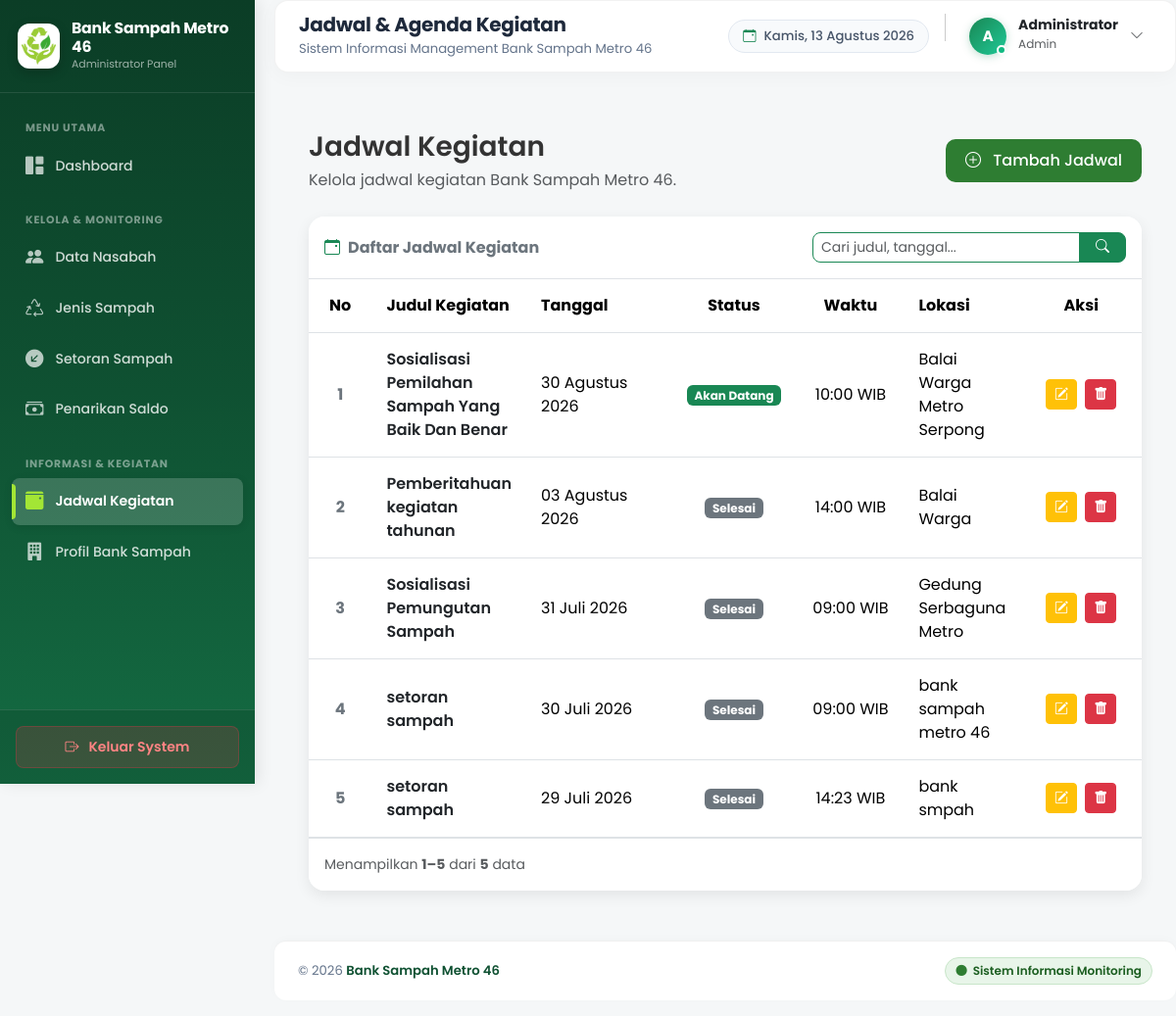
Screenshot of /admin/jadwal.php (signed in) with the database file from the repository.
### tables this page shows
CREATE TABLE `profil` (
  `id_profil` int(10) UNSIGNED NOT NULL,
  `nama_bank_sampah` varchar(100) NOT NULL,
  `alamat` varchar(255) NOT NULL,
  `telepon` varchar(20) NOT NULL,
  `email` varchar(100) NOT NULL,
  `deskripsi` text NOT NULL,
  `logo` varchar(255) DEFAULT NULL
);

CREATE TABLE `jadwal` (
  `id_jadwal` int(10) UNSIGNED NOT NULL,
  `judul` varchar(100) NOT NULL,
  `tanggal` date NOT NULL,
  `waktu` time NOT NULL,
  `lokasi` varchar(255) NOT NULL,
  `deskripsi` text DEFAULT NULL
);

### admin/jadwal.php (the view, shortened to what this page needs)
<?php
require_once "../config/koneksi.php";
$keyword = isset($_GET['search']) ? trim($_GET['search']) : '';
$keywordClean = str_replace(' ', '', $keyword);
$sqlTglIndoNoSpace = "
    CONCAT(
        DATE_FORMAT(tanggal, '%e'),
        ELT(MONTH(tanggal),
            'Januari', 'Februari', 'Maret', 'April', 'Mei', 'Juni',
            'Juli', 'Agustus', 'September', 'Oktober', 'November', 'Desember'
        ),
        DATE_FORMAT(tanggal, '%Y')
    )
";
if ($keyword !== '') {
    $sqlCount = "
        SELECT COUNT(*) AS total
        FROM jadwal
        WHERE REPLACE(judul, ' ', '') LIKE ?
           OR REPLACE(tanggal, ' ', '') LIKE ?
           OR {$sqlTglIndoNoSpace} LIKE ?
    ";
    $stmtCount = mysqli_prepare($koneksi, $sqlCount);
    $searchParam = "%" . $keywordClean . "%";
    mysqli_stmt_bind_param($stmtCount, "sss", $searchParam, $searchParam, $searchParam);
    mysqli_stmt_execute($stmtCount);
    $rowCount = mysqli_fetch_assoc(mysqli_stmt_get_result($stmtCount));
    $totalData = (int)($rowCount['total'] ?? 0);
    mysqli_stmt_close($stmtCount);
} else {
    $sqlCount = "SELECT COUNT(*) AS total FROM jadwal";
    $resCount = mysqli_query($koneksi, $sqlCount);
    $rowCount = mysqli_fetch_assoc($resCount);
    $totalData = (int)($rowCount['total'] ?? 0);
}
$limit = 10;
$page = max(1, intval($_GET['page'] ?? 1));
$offset = ($page - 1) * $limit;
$mulaiData = ($totalData > 0) ? $offset + 1 : 0;
$sampaiData = min($offset + $limit, $totalData);
if ($keyword !== '') {
    $sql = "
        SELECT id_jadwal, judul, tanggal, waktu, lokasi, deskripsi
        FROM jadwal
        WHERE REPLACE(judul, ' ', '') LIKE ?
           OR REPLACE(tanggal, ' ', '') LIKE ?
           OR {$sqlTglIndoNoSpace} LIKE ?
        ORDER BY tanggal DESC, waktu DESC
        LIMIT ? OFFSET ?
    ";
    $stmt = mysqli_prepare($koneksi, $sql);
    $searchParam = "%" . $keywordClean . "%";
    mysqli_stmt_bind_param($stmt, "sssii", $searchParam, $searchParam, $searchParam, $limit, $offset);
    mysqli_stmt_execute($stmt);
    $result = mysqli_stmt_get_result($stmt);
} else {
    $sql = "
        SELECT id_jadwal, judul, tanggal, waktu, lokasi, deskripsi
        FROM jadwal
        ORDER BY tanggal DESC, waktu DESC
        LIMIT ? OFFSET ?
    ";
    $stmt = mysqli_prepare($koneksi, $sql);
    mysqli_stmt_bind_param($stmt, "ii", $limit, $offset);
    mysqli_stmt_execute($stmt);
    $result = mysqli_stmt_get_result($stmt);
}
$bulanIndonesia = [
    1 => 'Januari', 'Februari', 'Maret', 'April', 'Mei', 'Juni',
    'Juli', 'Agustus', 'September', 'Oktober', 'November', 'Desember',
];
?>
<!DOCTYPE html>
<html lang="id">
<head>
    <link href="https://cdn.jsdelivr.net/npm/bootstrap@5.3.7/dist/css/bootstrap.min.css" rel="stylesheet">
    <link href="https://cdn.jsdelivr.net/npm/bootstrap-icons@1.13.1/font/bootstrap-icons.min.css" rel="stylesheet">
    <link rel="stylesheet" href="../assets/css/style.css">
    <link rel="stylesheet" href="../assets/css/admin.css">
</head>
<body>
<div class="wrapper">
    <?php include "components/sidebar.php"; ?>
    <main class="main-content">
        <?php include "components/navbar.php"; ?>
        <section class="content-area">
            <div class="page-header">
                <div>
                    <h3 class="mb-1">Jadwal Kegiatan</h3>
                    <p class="text-muted mb-0">
                        Kelola jadwal kegiatan Bank Sampah Metro 46.
                    </p>
                </div>
                <button
                    type="button"
                    class="btn btn-add"
                    data-bs-toggle="modal"
                    data-bs-target="#modalTambahJadwal">
                    <i class="bi bi-plus-circle me-2"></i>
                    Tambah Jadwal
                </button>
            </div>
            <div class="card table-card">
                <div class="card-header bg-white py-3 border-bottom d-flex flex-column flex-md-row justify-content-between align-items-md-center gap-3">
                    <h5 class="mb-0 fw-bold text-secondary fs-6">
                        <i class="bi bi-calendar-event me-2 text-success"></i>Daftar Jadwal Kegiatan
                    </h5>
                    <form method="GET" action="jadwal.php" class="d-flex" style="max-width: 320px; width: 100%;">
                        <div class="input-group">
                            <input type="text" name="search" class="form-control form-control-sm border-success rounded-start-3" placeholder="Cari judul, tanggal..." value="<?= htmlspecialchars($keyword, ENT_QUOTES, 'UTF-8'); ?>" autocomplete="off">
                            <button type="submit" class="btn btn-success btn-sm rounded-end-3 px-3">
                                <i class="bi bi-search"></i>
                            </button>
                        </div>
                    </form>
                </div>
                <div class="card-body p-0">
                    <div class="table-responsive">
                        <table class="table table-hover align-middle mb-0">
                            <thead>
                                <tr>
                                    <th width="70" class="text-center">No</th>
                                    <th>Judul Kegiatan</th>
                                    <th width="170">Tanggal</th>
                                    <th width="130" class="text-center">Status</th>
                                    <th width="120" class="text-center">Waktu</th>
                                    <th>Lokasi</th>
                                    <th width="150" class="text-center">Aksi</th>
                                </tr>
                            </thead>
                            <tbody>
                                <?php if (mysqli_num_rows($result) > 0) : ?>
                                    <?php
                                    $hariIni = date('Y-m-d');
                                    $no = $offset + 1;
                                    ?>
                                    <?php while ($row = mysqli_fetch_assoc($result)) : ?>
                                        <?php
                                        $tanggal = date_create($row['tanggal']);
                                        $tanggalIndonesia = date_format($tanggal, 'd') . ' ' .
                                            $bulanIndonesia[(int)date_format($tanggal, 'n')] . ' ' .
                                            date_format($tanggal, 'Y');
                                        if ($row['tanggal'] > $hariIni) {
                                            $status = "Akan Datang";
                                            $badge  = "success";
                                        } elseif ($row['tanggal'] == $hariIni) {
                                            $status = "Hari Ini";
                                            $badge  = "warning";
                                        } else {
                                            $status = "Selesai";
                                            $badge  = "secondary";
                                        }
                                        ?>
                                        <tr>
                                            <td class="text-center fw-bold text-secondary"><?= $no++; ?></td>
                                            <td class="fw-semibold text-dark"><?= htmlspecialchars($row['judul'], ENT_QUOTES, 'UTF-8'); ?></td>
                                            <td><?= $tanggalIndonesia; ?></td>
                                            <td class="text-center">
                                                <span class="badge bg-<?= $badge; ?>">
                                                    <?= $status; ?>
                                                </span>
                                            </td>
                                            <td class="text-center"><?= substr($row['waktu'], 0, 5); ?> WIB</td>
                                            <td><?= htmlspecialchars($row['lokasi'], ENT_QUOTES, 'UTF-8'); ?></td>
                                            <td class="text-center">
                                                <button
                                                    type="button"
                                                    class="btn btn-warning btn-sm text-white me-1"
                                                    title="Edit Data"
                                                    data-bs-toggle="modal"
                                                    data-bs-target="#modalEditJadwal"
                                                    data-id="<?= $row['id_jadwal']; ?>"
                                                    data-judul="<?= htmlspecialchars($row['judul'], ENT_QUOTES, 'UTF-8'); ?>"
                                                    data-tanggal="<?= $row['tanggal']; ?>"
                                                    data-waktu="<?= substr($row['waktu'], 0, 5); ?>"
                                                    data-lokasi="<?= htmlspecialchars($row['lokasi'], ENT_QUOTES, 'UTF-8'); ?>"
                                                    data-deskripsi="<?= htmlspecialchars($row['deskripsi'], ENT_QUOTES, 'UTF-8'); ?>">
                                                    <i class="bi bi-pencil-square"></i>
                                                </button>
                                                <a
                                                    href="jadwal.php?hapus=<?= $row['id_jadwal']; ?>"
                                                    class="btn btn-danger btn-sm"
                                                    title="Hapus Data"
                                                    onclick="return confirm('Apakah Anda yakin ingin menghapus jadwal ini?')">
                                                    <i class="bi bi-trash-fill"></i>
                                                </a>
                                            </td>
                                        </tr>
                                    <?php endwhile; ?>
                                <?php endif; ?>
                            </tbody>
                        </table>
                    </div>
                </div>
                <?php if ($totalData > 0): ?>
                <div class="card-footer bg-white py-3 border-top d-flex flex-column flex-md-row justify-content-between align-items-center gap-2">
                    <div class="text-muted small">
                        Menampilkan <strong><?= $mulaiData; ?>–<?= $sampaiData; ?></strong> dari <strong><?= $totalData; ?></strong> data
                    </div>
                </div>
                <?php endif; ?>
            </div>
        </section>
        <?php include "components/footer.php"; ?>
    </main>
</div>
</body>
</html>

### admin/components/sidebar.php (shortened to what this page needs)
<?php
$currentPage = basename($_SERVER['PHP_SELF']);
$logoSidebar = "../assets/img/logo.png";
$namaBankSampahSidebar = "Bank Sampah";
if (isset($koneksi)) {
    $queryProfilSidebar = "SELECT nama_bank_sampah, logo FROM profil LIMIT 1";
    $resultProfilSidebar = mysqli_query($koneksi, $queryProfilSidebar);
    if ($resultProfilSidebar && mysqli_num_rows($resultProfilSidebar) > 0) {
        $dataProfilSidebar = mysqli_fetch_assoc($resultProfilSidebar);
        if (!empty($dataProfilSidebar['logo'])) {
            $pathLogoDB = "../assets/img/" . $dataProfilSidebar['logo'];
            if (file_exists($pathLogoDB)) {
                $logoSidebar = $pathLogoDB;
            }
        }
        if (!empty($dataProfilSidebar['nama_bank_sampah'])) {
            $namaBankSampahSidebar = $dataProfilSidebar['nama_bank_sampah'];
        }
    }
}
?>
<aside class="sidebar" id="adminSidebar">
    <div class="sidebar-brand">
        <img src="<?= htmlspecialchars($logoSidebar, ENT_QUOTES, 'UTF-8'); ?>" alt="Logo Bank Sampah" class="sidebar-logo-img">
        <div class="sidebar-brand-text">
            <h5><?= htmlspecialchars($namaBankSampahSidebar, ENT_QUOTES, 'UTF-8'); ?></h5>
            <small>Administrator Panel</small>
        </div>
    </div>
    <div class="sidebar-body">
        <div class="sidebar-heading">Menu Utama</div>
        <ul class="sidebar-menu">
            <li class="sidebar-item">
                <a href="index.php" class="sidebar-link <?= ($currentPage == 'index.php') ? 'active' : ''; ?>">
                    <i class="bi bi-grid-1x2-fill"></i>
                    <span>Dashboard</span>
                </a>
            </li>
        </ul>
        <div class="sidebar-heading">Kelola & Monitoring</div>
        <ul class="sidebar-menu">
            <li class="sidebar-item">
                <a href="nasabah.php" class="sidebar-link <?= in_array($currentPage, ['nasabah.php', 'detail_monitoring.php']) ? 'active' : ''; ?>">
                    <i class="bi bi-people-fill"></i>
                    <span>Data Nasabah</span>
                </a>
            </li>
            <li class="sidebar-item">
                <a href="jenis_sampah.php" class="sidebar-link <?= ($currentPage == 'jenis_sampah.php') ? 'active' : ''; ?>">
                    <i class="bi bi-recycle"></i>
                    <span>Jenis Sampah</span>
                </a>
            </li>
            <li class="sidebar-item">
                <a href="transaksi.php" class="sidebar-link <?= ($currentPage == 'transaksi.php') ? 'active' : ''; ?>">
                    <i class="bi bi-arrow-down-left-circle-fill"></i>
                    <span>Setoran Sampah</span>
                </a>
            </li>
            <li class="sidebar-item">
                <a href="penarikan.php" class="sidebar-link <?= ($currentPage == 'penarikan.php') ? 'active' : ''; ?>">
                    <i class="bi bi-cash-stack"></i>
                    <span>Penarikan Saldo</span>
                </a>
            </li>
        </ul>
        <div class="sidebar-heading">Informasi & Kegiatan</div>
        <ul class="sidebar-menu">
            <li class="sidebar-item">
                <a href="jadwal.php" class="sidebar-link <?= ($currentPage == 'jadwal.php') ? 'active' : ''; ?>">
                    <i class="bi bi-calendar3-event-fill"></i>
                    <span>Jadwal Kegiatan</span>
                </a>
            </li>
            <li class="sidebar-item">
                <a href="profil.php" class="sidebar-link <?= ($currentPage == 'profil.php') ? 'active' : ''; ?>">
                    <i class="bi bi-building-fill"></i>
                    <span>Profil Bank Sampah</span>
                </a>
            </li>
        </ul>
    </div>
    <div class="sidebar-footer">
        <a href="logout.php" class="btn-logout-sidebar" onclick="return confirm('Apakah Anda yakin ingin keluar dari sistem?');">
            <i class="bi bi-box-arrow-right"></i>
            <span>Keluar System</span>
        </a>
    </div>
</aside>

### rows the page displays
profil: logo (picture), nama_bank_sampah "Bank Sampah Metro 46"
jadwal: judul "Sosialisasi Pemilahan Sampah Yang Baik Dan Benar", tanggal "30 Agustus 2026", tanggal "Akan Datang", waktu "10:00", lokasi "Balai Warga Metro Serpong"
jadwal: judul "Pemberitahuan kegiatan tahunan", tanggal "03 Agustus 2026", tanggal "Selesai", waktu "14:00", lokasi "Balai Warga"
jadwal: judul "Sosialisasi Pemungutan Sampah", tanggal "31 Juli 2026", tanggal "Selesai", waktu "09:00", lokasi "Gedung Serbaguna Metro"
jadwal: judul "setoran sampah", tanggal "30 Juli 2026", tanggal "Selesai", waktu "09:00", lokasi "bank sampah metro 46"
jadwal: judul "setoran sampah", tanggal "29 Juli 2026", tanggal "Selesai", waktu "14:23", lokasi "bank smpah"

### other values shown
$pageTitle "Jadwal & Agenda Kegiatan"
substr($namaAdmin, 0, 1) "A"
$namaAdmin "Administrator"
$roleAdmin "Admin"
$mulaiData "1"
$sampaiData "5"
$totalData "5"
